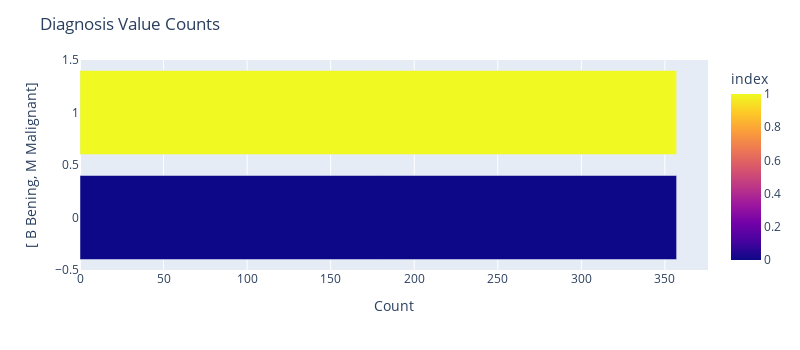

Notebook source saved alongside this figure:
### Code cell
counts = sample.diagnosis.value_counts()

fig = px.bar(counts, x=counts.values, y=counts.index, orientation='h', color = counts.index)
fig.update_layout(width=800, height=350)

# Set the chart title and axis labels
fig.update_layout(title='Diagnosis Value Counts', xaxis_title='Count', yaxis_title='[ B Bening, M Malignant]')

# Show the chart
fig.show()

### Figure 1 — Plotly figure (JSON) as saved in the notebook; plotly's stock layout.template omitted (floating-point values rounded to 4 significant figures)
{"data": [{"alignmentgroup": "True", "hovertemplate": "x=%{x}<br>index=%{marker.color}<extra></extra>", "legendgroup": "", "marker": {"color": [1, 0], "coloraxis": "coloraxis", "pattern": {"shape": ""}}, "name": "", "offsetgroup": "", "orientation": "h", "showlegend": false, "textposition": "auto", "type": "bar", "x": [357, 357], "xaxis": "x", "y": [1, 0], "yaxis": "y"}], "layout": {"barmode": "relative", "coloraxis": {"colorbar": {"title": {"text": "index"}}, "colorscale": [[0, "#0d0887"], [0.1111, "#46039f"], [0.2222, "#7201a8"], [0.3333, "#9c179e"], [0.4444, "#bd3786"], [0.5556, "#d8576b"], [0.6667, "#ed7953"], [0.7778, "#fb9f3a"], [0.8889, "#fdca26"], [1, "#f0f921"]]}, "height": 350, "legend": {"tracegroupgap": 0}, "margin": {"t": 60}, "title": {"text": "Diagnosis Value Counts"}, "width": 800, "xaxis": {"anchor": "y", "domain": [0, 1], "title": {"text": "Count"}}, "yaxis": {"anchor": "x", "domain": [0, 1], "title": {"text": "[ B Bening, M Malignant]"}}}}
